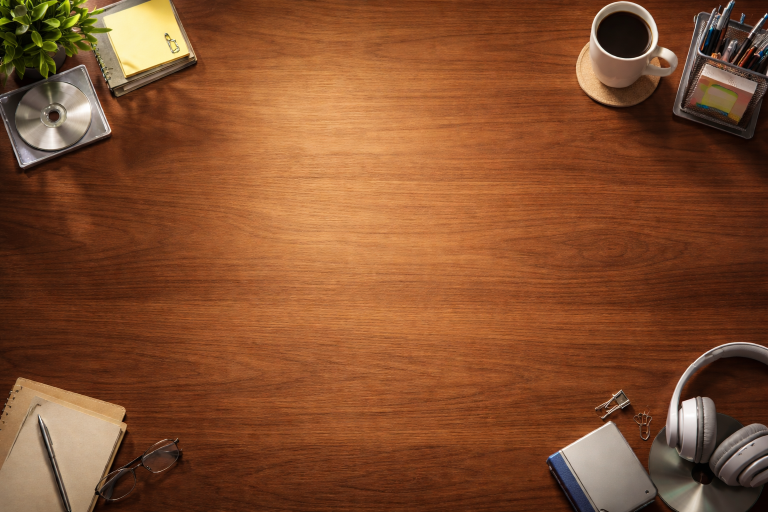
#> input picture images/bg_desk_main_1920x1200.png, 1536 x 1024 px, found by its file name (shown at 1/2 size)
$ python prepare_skeuo_assets.py
#> lines starting #> are read from the running program, lines starting #| are printed output that depends on the picture
#!/usr/bin/env python3
from __future__ import annotations

import argparse
from dataclasses import dataclass
from datetime import datetime, timezone
import json
import math
from pathlib import Path
from statistics import median
from typing import Iterable

from PIL import Image, ImageFilter


RESAMPLE = Image.Resampling.LANCZOS


@dataclass(frozen=True)
class AssetSpec:
    name: str
    sources: tuple[str, ...]
    output: str
    width: int
    height: int
    mode: str
    sharpen: bool = False
    refit_alpha_to_canvas: bool = False


CORE_SPECS: tuple[AssetSpec, ...] = (
    AssetSpec(
        name="desk-bg-16x10",
        sources=("images/bg_desk_main_1920x1200.png",),
        output="backgrounds/bg_desk_main_1920x1200.png",
        width=1920,
        height=1200,
        mode="cover",
        sharpen=True,
    ),
    AssetSpec(
        name="desk-bg-16x9",
        sources=("images/bg_desk_main_3840x2160.png",),
        output="backgrounds/bg_desk_main_3840x2160.png",
        width=3840,
        height=2160,
        mode="cover",
        sharpen=True,
    ),
    AssetSpec(
        name="walnut-tile",
        sources=("images/tx_walnut_seamless_2048.png",),
        output="textures/tx_walnut_seamless_2048.png",
        width=2048,
        height=2048,
        mode="resize",
        sharpen=True,
    ),
    AssetSpec(
        name="leather-tile",
        sources=("images/tx_leather_dark_seamless_2048.png",),
        output="textures/tx_leather_dark_seamless_2048.png",
        width=2048,
        height=2048,
        mode="resize",
        sharpen=True,
    ),
    AssetSpec(
        name="aluminum-tile",
        sources=("images/tx_aluminum_brushed_seamless_2048.png",),
        output="textures/tx_aluminum_brushed_seamless_2048.png",
        width=2048,
        height=2048,
        mode="resize",
        sharpen=True,
    ),
    AssetSpec(
        name="paper-tile",
        sources=("images/tx_paper_warm_seamless_2048.png",),
        output="textures/tx_paper_warm_seamless_2048.png",
        width=2048,
        height=2048,
        mode="resize",
        sharpen=True,
    ),
    AssetSpec(
        name="gloss-strip",
        sources=("images/ov_gloss_strip_2048x512.png",),
        output="overlays/ov_gloss_strip_2048x512.png",
        width=2048,
        height=512,
        mode="cover",
    ),
    AssetSpec(
        name="inner-vignette",
        sources=("images/ov_inner_vignette_2048x2048.png",),
        output="overlays/ov_inner_vignette_2048x2048.png",
        width=2048,
        height=2048,
        mode="cover",
    ),
    AssetSpec(
        name="micro-dust",
        sources=("images/ov_micro_dust_2048x2048.png",),
        output="overlays/ov_micro_dust_2048x2048.png",
        width=2048,
        height=2048,
        mode="cover",
    ),
    AssetSpec(
        name="divider-strip",
        sources=("images/ui_divider_emboss_2048x128.png",),
        output="overlays/ui_divider_emboss_2048x128.png",
        width=2048,
        height=128,
        mode="cover",
    ),
    AssetSpec(
        name="button-amber",
        sources=("images/tx_button_amber_1024x256.png",),
        output="buttons/tx_button_amber_1024x256.png",
        width=1024,
        height=256,
        mode="cover",
        refit_alpha_to_canvas=True,
    ),
    AssetSpec(
        name="button-slate",
        sources=("images/tx_button_slate_1024x256.png",),
        output="buttons/tx_button_slate_1024x256.png",
        width=1024,
        height=256,
        mode="cover",
        refit_alpha_to_canvas=True,
    ),
    AssetSpec(
        name="card-back-clean",
        sources=(
            "images/processed/card_backs/card_back_clean_tight_768x1024.png",
            "images/processed/card_backs/card_back_clean_768x1024.png",
            "images/card_back_skeuo_768x1024.png",
        ),
        output="card-backs/card_back_clean_768x1024.png",
        width=768,
        height=1024,
        mode="cover",
    ),
)


def parse_args() -> argparse.Namespace:
    parser = argparse.ArgumentParser(
        description="Validate and normalize generated skeuomorphic assets into web/assets/skeuo."
    )
    parser.add_argument(
        "--project-root",
        default=".",
        help="Project root path (default: current directory).",
    )
    parser.add_argument(
        "--output-dir",
        default="web/assets/skeuo",
        help="Output asset directory.",
    )
    parser.add_argument(
        "--manifest",
        default="web/assets/skeuo/manifest.json",
        help="Manifest JSON output path.",
    )
    parser.add_argument(
        "--card-variants",
        type=int,
        default=16,
        help="Target number of card-back variants to publish.",
    )
    parser.add_argument(
        "--strict",
        action="store_true",
        help="Fail if any required source asset is missing.",
    )
    return parser.parse_args()


def choose_source(project_root: Path, candidates: Iterable[str]) -> Path | None:
#> called with candidates = ('images/bg_desk_main_1920x1200.png',)
    for rel in candidates:
        path = (project_root / rel).resolve()
        if path.is_file():
            return path
#> in process_core_specs, raw is the input picture: PIL image 1536x1024 RGB; mean R, G, B 131.9, 79, 46
    return None


def resize_cover(image: Image.Image, width: int, height: int) -> Image.Image:
#> called with width = 1920, height = 1200
    if image.width == width and image.height == height:
        return image.copy()
    scale = max(width / image.width, height / image.height)
#> scale = 1.25
    resized_w = max(width, int(math.ceil(image.width * scale)))
#> resized_w = 1920
    resized_h = max(height, int(math.ceil(image.height * scale)))
#> resized_h = 1280
    resized = image.resize((resized_w, resized_h), RESAMPLE)
    left = max(0, (resized_w - width) // 2)
#> left = 0
    top = max(0, (resized_h - height) // 2)
#> top = 40
    return resized.crop((left, top, left + width, top + height))
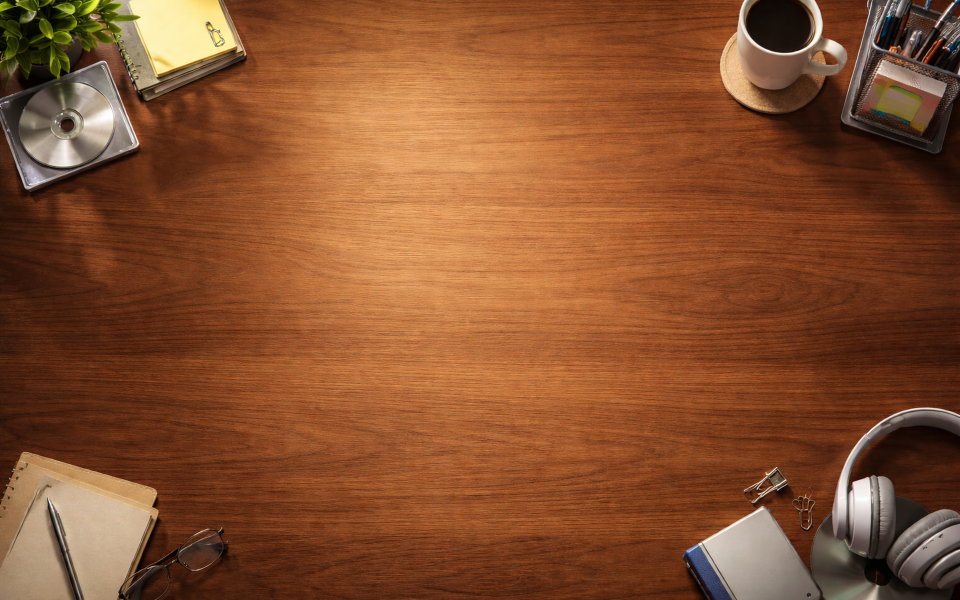
#> returned value: PIL image 1920x1200 RGB (shown at 1/2 size); mean R, G, B 134.1, 80.1, 46.6


# [54 lines left out: functions resize_exact, _median_bottom_edge, _refit_alpha_texture, not called in this run]


def prepare_image(image: Image.Image, spec: AssetSpec) -> Image.Image:
    if spec.mode == "cover":
        prepared = resize_cover(image, spec.width, spec.height)
    elif spec.mode == "resize":
        prepared = resize_exact(image, spec.width, spec.height)
    else:
        raise ValueError(f"Unsupported mode: {spec.mode}")
    if spec.refit_alpha_to_canvas:
        prepared = _refit_alpha_texture(prepared, spec.width, spec.height)
    if spec.sharpen:
        prepared = prepared.filter(ImageFilter.UnsharpMask(radius=1.4, percent=80, threshold=2))
    return prepared


def save_image(image: Image.Image, output_path: Path) -> None:
    output_path.parent.mkdir(parents=True, exist_ok=True)
    image.save(output_path, optimize=True)


# [6 lines left out: function parse_variant_index, not called in this run]


def process_core_specs(project_root: Path, out_root: Path, strict: bool) -> tuple[list[dict[str, object]], list[str]]:
    manifest_rows: list[dict[str, object]] = []
    warnings: list[str] = []
    for spec in CORE_SPECS:
        source = choose_source(project_root, spec.sources)
        if source is None:
            message = f"Missing source for {spec.name}: {', '.join(spec.sources)}"
            warnings.append(message)
            manifest_rows.append(
                {
                    "name": spec.name,
                    "status": "missing_source",
                    "sourcesTried": list(spec.sources),
                    "output": spec.output,
                }
            )
            if strict:
                raise FileNotFoundError(message)
            continue

        with Image.open(source) as raw:
            source_size = [raw.width, raw.height]
            prepared = prepare_image(raw, spec)
            output_path = out_root / spec.output
            save_image(prepared, output_path)
            manifest_rows.append(
                {
                    "name": spec.name,
                    "status": "ok",
                    "source": str(source.relative_to(project_root)).replace("\\", "/"),
                    "sourceSize": source_size,
                    "targetSize": [spec.width, spec.height],
                    "mode": spec.mode,
                    "output": str(output_path.relative_to(project_root)).replace("\\", "/"),
                    "resized": source_size != [spec.width, spec.height],
                }
            )
            if source_size != [spec.width, spec.height]:
                warnings.append(
                    f"{spec.name}: source {source_size[0]}x{source_size[1]} -> target {spec.width}x{spec.height}"
                )
#> pass 2 of the loop in process_core_specs, `for spec in CORE_SPECS:`:
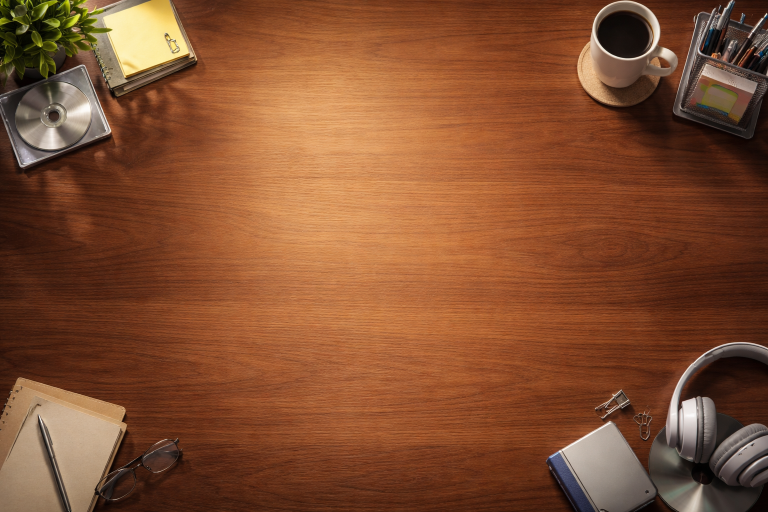
#> input picture images/bg_desk_main_3840x2160.png, 1536 x 1024 px, found by its file name (shown at 1/2 size)
#> in process_core_specs, raw is the input picture: PIL image 1536x1024 RGB; mean R, G, B 130.7, 78.9, 48.5
#> resized: PIL image 3840x2560 RGB
#> in resize_cover (call 2), `return resized.crop((left, top, left + width, top + height))`:
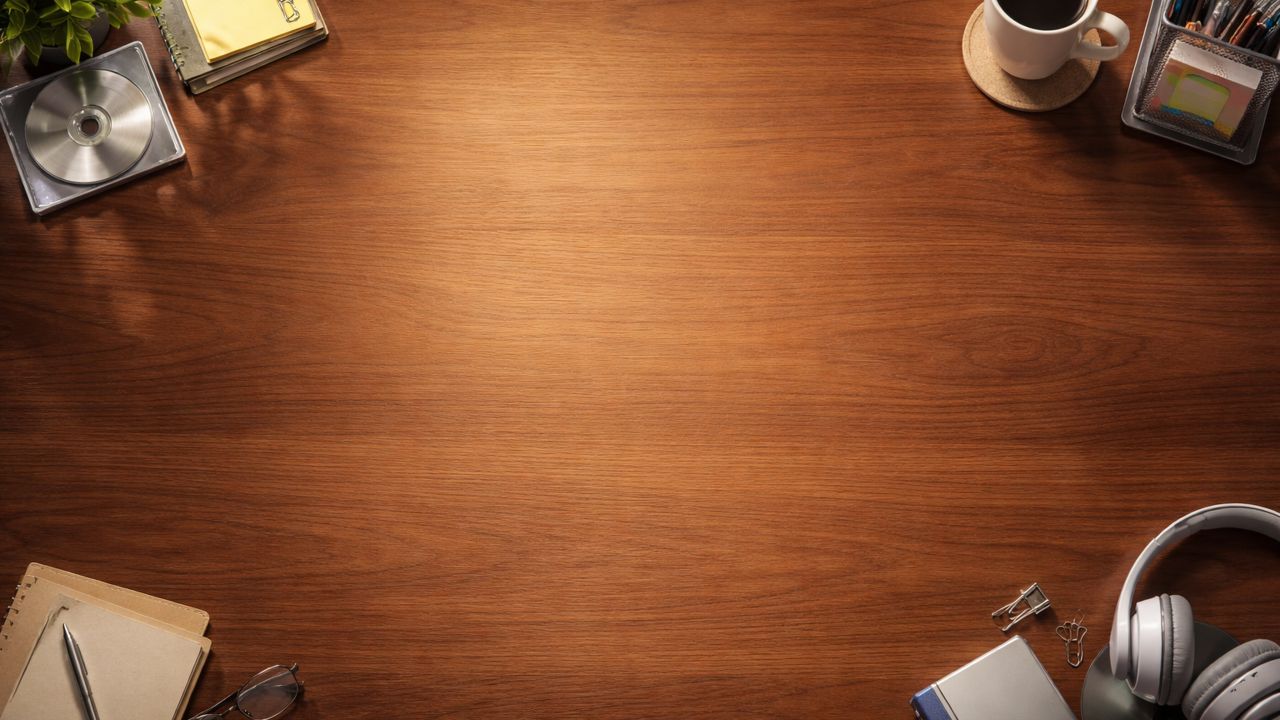
#> returned value: PIL image 3840x2160 RGB (shown at 1/3 size); mean R, G, B 135.6, 80.9, 49.4
#> prepared: PIL image 3840x2160 RGB
    return manifest_rows, warnings


# [89 lines left out: functions process_card_variants, write_manifest, not called in this run]


def main() -> int:
    args = parse_args()
    project_root = Path(args.project_root).resolve()
    out_root = (project_root / args.output_dir).resolve()
    manifest_path = (project_root / args.manifest).resolve()

    rows: list[dict[str, object]] = []
    warnings: list[str] = []

    core_rows, core_warnings = process_core_specs(project_root, out_root, args.strict)
    rows.extend(core_rows)
    warnings.extend(core_warnings)

    variant_rows, variant_warnings = process_card_variants(
        project_root,
        out_root,
        target_count=max(1, int(args.card_variants)),
        strict=args.strict,
    )
    rows.extend(variant_rows)
    warnings.extend(variant_warnings)

    write_manifest(project_root, manifest_path, rows, warnings)

    print(f"Prepared assets in: {out_root}")
    print(f"Manifest: {manifest_path}")
    print(f"Assets: {len(rows)}")
    print(f"Warnings: {len(warnings)}")
    for warning in warnings:
        print(f"- {warning}")
    return 0


if __name__ == "__main__":
#> (the run stopped early here; a loop or call above may not have finished)
